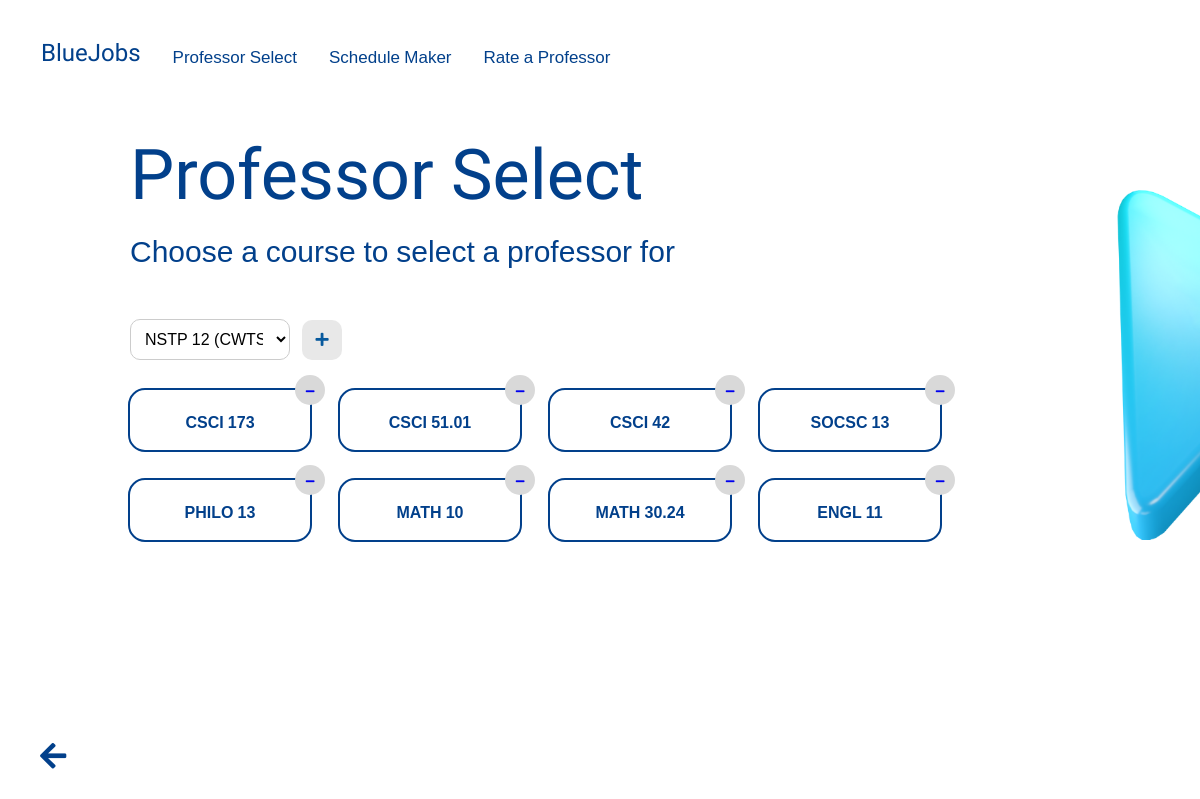
Page /professor_select/course_select (signed in) on the committed database.
### professor_select/models.py (models this page shows)
class Course (models.Model):
    course_code = models.CharField(max_length = 20, unique = True)
    course_title = models.CharField(max_length = 255)
    department = models.ForeignKey(Department, related_name = "department_classes",
                                on_delete = models.CASCADE, default = get_department)
    def __str__(self):
        return '{}'.format(self.course_code)

### professor_select/views.py (the view, shortened to what this page needs)
# urls.py: path('course_select', course_select_view, name = 'course_select'),
def course_select_view(request):
    if request.user.is_authenticated and request.user.is_student:
        current_user = request.user
        student = Student.objects.get(pk = current_user.pk)
        args = {
            'current_user': current_user,
            'form': CourseSelectForm,
            'user': student,
        }
        added_courses = [course.course for course in student.courses.all()]
        args['added_courses'] = added_courses
        course_selection = []
        for course in Course.objects.all():
            if course not in added_courses:
                course_selection.append(course)
        args['course_selection'] = course_selection
        return render(request, 'professor_select/course-select.html', args)
    else:
        return redirect('landing_page:home')

### professor_select/templates/professor_select/course-select.html (shortened to what this page needs)
{% extends 'base.html' %}
{% load static %}
{% block content %}
    <div class="white-bg prof-select">
      <ul class="navbar">
          <li><a class="bluejobsnav" href="{% url 'landing_page:homepage-student' %}">BlueJobs</a></li>
          <li><a href="{% url 'professor_select:course_select' %}">Professor Select</a></li>
          <li><a href="{% url 'schedule_maker:course_select' %}">Schedule Maker </a></li>
          <li><a href="{% url 'rate_a_professor:professor_list' %}">Rate a Professor</a></li>
          <li><a class="contrast-signout" href="{% url 'landing_page:login' %}">Sign Out</a></li>
      </ul>
      <img src="{% static 'profselect_icon.png' %}" class="landing-icon">
      <div class="title-box">
        <h1 class="homepage-title">Professor Select</h1>
        <p class="homepage-subtitle">Choose a course to select a professor for</p>
        <br><br><br>
        <form method="POST" class="course-form">
          <select name="course_list_select">
            {% for course in course_selection %}
            <option value="{{ course }}">{{ course.course_code }}</option>
            {% endfor %}
          </select>
          <button type="submit" class="add-course-btn"><i class="fas fa-plus"></i></button>
        </form>
        <div class="dropdown">
          <table class="table">
            <tbody>
              {% for course in added_courses %}
              {% if forloop.counter0|divisibleby:4 %}
              <tr>
              {% endif %}
                <td data-url="{% url 'professor_select:professor_list' course.pk %}">
                  <h2>{{ course }}</h2>
                  <div class="remove-icon-container">
                    <a href="{% url 'professor_select:course_remove' course.pk %}" class="remove-icon"><i class="fas fa-minus"></i></a>
                  </div>
                </td>
              {% if forloop.last or forloop.counter0|add:1|divisibleby:4 %}
              </tr>
              {% endif %}
              {% endfor %}
            </tbody>
          </table>
        </div>
      </div>
    </div>
    <a href="{% url 'landing_page:homepage-student' %}" class="back-arrow-dark">
      <i class="fas fa-arrow-left"></i>
    </a>
{% endblock %}

### static/css/style.css (style rules this page uses)
body { background: linear-gradient(120deg, #023E8A, #023E8A, #5ABDDC, #0D9CCA); background-size: 300% 300%; animation: gradient 15s ease infinite; height: 100vh; margin: 0; overflow-x: hidden; overflow-y: hidden; }
.white-bg { position: relative; background-color: white; height: 100vh; width: 100vw; overflow-y: hidden; overflow-x: hidden; z-index: 1; }
.back-arrow-dark { position: fixed; bottom: 50px; left: 40px; width: 10px; height: 10px; font-size: 30px; color: #02408B; cursor: pointer; z-index: 9999; }
.landing-icon { position: absolute; width: 350px; height: 350px; top: 190px; left: 1100px; transform: translateY(0); animation: bob2 2s ease-in-out; animation-direction: alternate; animation-iteration-count: infinite; z-index: 3; }
.white-bg .title-box { position: absolute; left: 130px; top: 180px; }
.white-bg .homepage-title { font-family: "Bowlby One SC", sans-serif; font-weight: 400; font-size: 70px; font-style: normal; color: #02408B; padding-bottom: -40px; margin-top: 0; margin-bottom: 0; line-height: 110px; }
.white-bg .homepage-subtitle { margin-top: 0; margin-bottom: 0; color: #02408B; font-size: 30px; font-family: "Noto Sans Khojki", sans-serif; font-weight: 400; font-style: normal; line-height: 35px; }
.title-box { position: absolute; left: 180px; top: 250px; }
.homepage-title { font-family: "Bowlby One SC", sans-serif; font-weight: 400; font-size: 100px; font-style: normal; color: white; padding-bottom: -40px; margin-top: 0; margin-bottom: 0; line-height: 120px; }
.title-box a { text-decoration: none; }
.homepage-subtitle { margin-top: 0; margin-bottom: 0; color: white; font-size: 25px; font-family: "Noto Sans Khojki", sans-serif; font-weight: 400; font-style: normal; line-height: 35px; }
.prof-select .title-box { position: absolute; left: 130px; top: 120px !important; }
.contrast-signout { color: white !important; }
.table { border-collapse: separate; border-spacing: 30px; margin-left: -30px; }
.table td { position: relative; text-align: center; min-width: 160px; max-width: 160px; padding: 10px; border-radius: 15px; color: #02408B; font-family: "Noto Sans Khojki", sans-serif; background-color: white; outline: 2px solid #02408B; cursor: pointer; transition: 0.5s ease; }
.table td h2 { font-size: 16px; margin-top: 5px; margin-bottom: 5px; }
.remove-icon-container { background-color: #D9D9D9; width: 30px; height: 30px; border-radius: 50%; position: absolute; top: -15px; right: -15px; display: flex; justify-content: center; align-items: center; }
.remove-icon { font-size: 10px; text-decoration: none; }
.course-form select { width: 160px; padding: 10px; border-radius: 10px; border: 1px solid #ccc; background-color: #fff; font-size: 16px; outline: none; }
.course-form select option { padding: 10px; }
.course-form { display: flex; align-items: center; }
.add-course-btn { width: 40px; height: 40px; border-radius: 10px;; background-color: #e8e8e8; color: #07599D; border: none; cursor: pointer; font-size: 20px; display: flex; justify-content: center; align-items: center; }
.add-course-btn i { font-size: 0.75em; }
.navbar { position: relative; list-style-type: none; margin: 25px; padding: 0; overflow: hidden; background-color: transparent; font-family: "Noto Sans Khojki", sans-serif; font-weight: 400; font-style: normal; font-size: 17px; z-index: 9999; }
.navbar li:last-child { float: right; }
.bluejobsnav { font-family: "Bowlby One SC", sans-serif; font-weight: 400; font-size: 24px; font-style: normal; }
li { float: left; }
li a { display: block; color: white; text-align: center; padding: 14px 16px; text-decoration: none; border-radius: 10px; transition: 0.3s; float: left; }
.white-bg li a { color: #02408B; }

### rows in the picture
Course: course_code "CSCI 173"
Course: course_code "CSCI 51.01"
Course: course_code "CSCI 42"
Course: course_code "SOCSC 13"
Course: course_code "PHILO 13"
Course: course_code "MATH 10"
Course: course_code "MATH 30.24"
Course: course_code "ENGL 11"

### other values in the picture
form field course_list_select "NSTP 12 (CWTS)"
